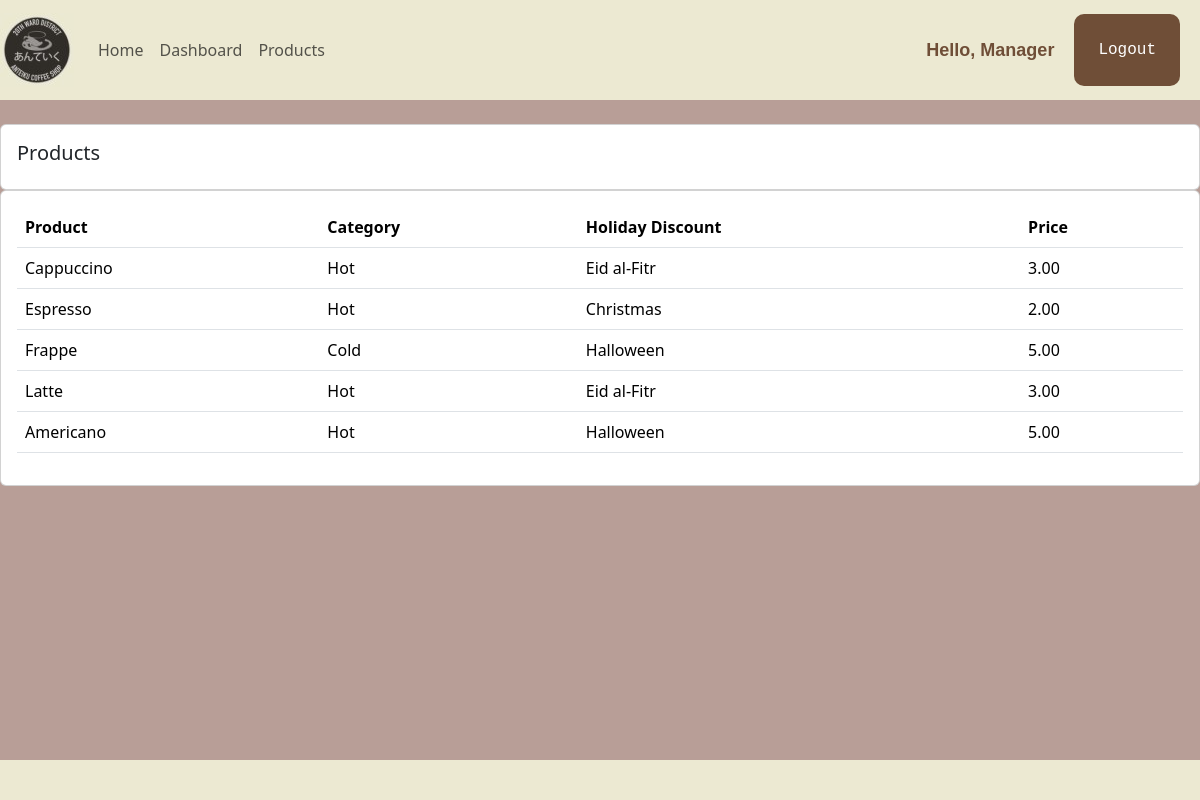
Screenshot of /products/ (signed in) with the database file from the repository.
### shopFront/models.py (models this page shows, shortened)
class Product(models.Model):
    CATEGORY = (
			('Hot', 'Hot'),
			('Cold', 'Cold'),
			)
    HOLIDAYS = (
        ('Eid al-Fitr', 'Eid al-Fitr'),
        ('Christmas', 'Christmas'),
        ('Halloween', 'Halloween'),
    )
    title = models.CharField(max_length=255)
    description = models.TextField()
    unit_price = models.DecimalField(max_digits=6,decimal_places=2)
    inventory = models.IntegerField()
    last_update = models.DateTimeField(auto_now=True)
    promotions = models.CharField(max_length=200, null=True, choices=HOLIDAYS)
    category = models.CharField(max_length=200, null=True, choices=CATEGORY)

### shopFront/decorators.py (the view)
		def wrapper_func(request, *args, **kwargs):
			group = None
			if request.user.groups.exists():
				group = request.user.groups.all()[0].name
			if group in allowed_roles:
				return view_func(request, *args, **kwargs)
			else:
				return HttpResponse('You are not authorized to view this page')

### shopFront/views.py (called while the page is built)
@login_required(login_url='loginPage')
@allowed_users(allowed_roles=['admin'])
def products(request):
    products = Product.objects.all()
    context = {'products':products}
    return render(request,'shopFront/products.html',context)

### shopFront/templates/shopFront/products.html (shortened to what this page needs)
{%  extends 'shopFront/main.html' %}
    {% block content %}
		<br>
		<div class="row">
			<div class="col-md">
				<div class="card card-body">
					<h5>Products</h5>
				</div>
				<div class="card card-body">
					<table class="table">
						<tr>
							<th>Product</th>
							<th>Category</th>
							<th>Holiday Discount</th>
							<th>Price</th>
						</tr>
                        {% for i in products %}
    						<tr>
        						<td>{{ i.title }}</td>
        						<td>{{ i.category }}</td>
								<td>{{ i.promotions }}</td>
        						<td>{{ i.unit_price }}</td>
    						</tr>
						{% endfor %}
					</table>
				</div>
			</div>
		</div>
		<div class="footer">
		</div>
{% endblock content %}

### shopFront/templates/shopFront/navbar.html (shortened to what this page needs)
{% load static %}
<nav class="navbar sticky-top navbar-expand-lg navbar-light" style="background-color:#ece9d2">
    <a class="navbar-brand" href="#"><img src="{% static "/images/logo.jpg" %}" alt="coffe mug"></a>
    <div class="collapse navbar-collapse" id="navbarNav">
      <ul class="navbar-nav">
        <li class="nav-item active">
          <a class="nav-link" href="{% url "homePage" %}">Home</a>
        </li>
        {% if request.user.is_staff %}
        <li class="nav-item">
          <a class="nav-link" href="{% url "dashboardPage" %}">Dashboard</a>
        </li>
        <li class="nav-item">
          <a class="nav-link" href="{% url "productsPage" %}">Products</a>
        </li>
        {% endif %}
      </ul>
    </div>
    <span class="hello-msg">Hello, {{request.user}}</span>
    <form action="{% url 'logout' %}">
      <input class="logout-btn" type="submit" value="Logout" />
    </form>
  </nav>

### shopFront/templates/shopFront/main.html (style rules this page uses)
body { background-color : #B89E97; }

### shopFront/templates/shopFront/navbar.html (style rules this page uses)
.hello-msg { font-size:18px; color:#6F4E37; font-weight:bold; font-family: sans-serif; margin-right:20px; }

### shopFront/templates/shopFront/products.html (style rules this page uses)
.footer { position: fixed; left: 0; bottom: 0; width: 100%; height: 2.5rem; background-color: #ece9d2; }

### rows the page displays
Product: title "Cappuccino", category "Hot", promotions "Eid al-Fitr", unit_price "3.00"
Product: title "Espresso", category "Hot", promotions "Christmas", unit_price "2.00"
Product: title "Frappe", category "Cold", promotions "Halloween", unit_price "5.00"
Product: title "Latte", category "Hot", promotions "Eid al-Fitr", unit_price "3.00"
Product: title "Americano", category "Hot", promotions "Halloween", unit_price "5.00"

### other values shown
{{ request.user }} "Manager"
